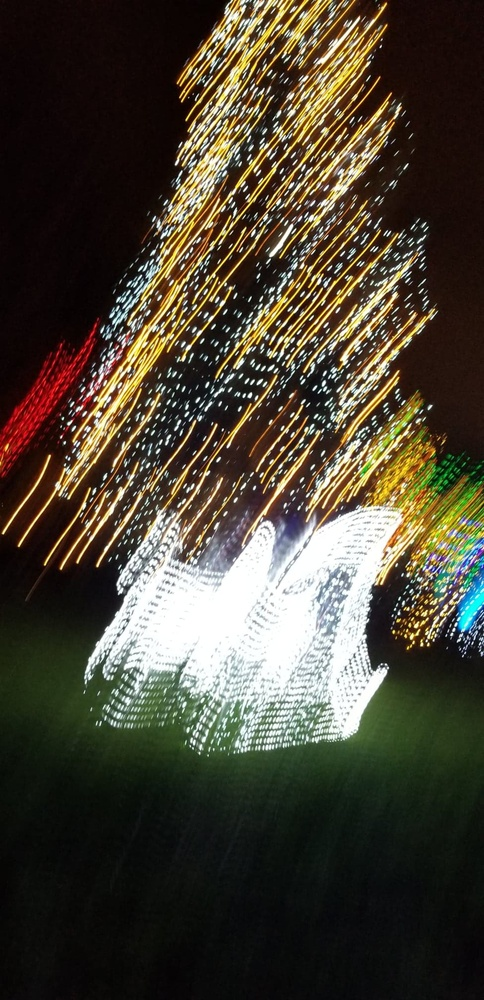
%> input picture Motion Photos/blur.jpg, 484 x 1000 px, shrunk from 976 x 2016 before the run
$ octave blurCompensator.m   (GNU Octave 9; MATLAB toolbox functions it lacks are replaced by stand-ins)
%> lines starting %> are read from the running program, lines starting %| are printed output that depends on the picture; in (x1, y1, x2, y2) boxes, pixels count from 0 and x2, y2 are one past the last pixel; in counts of white or black regions, pixels touching at a corner belong together; the program's own positions count from 1
%% Anna Fellin
% Using RAFEEF GARBI - ELEC 421 - DIGITAL SIGNAL PROCESSING - 2018 Matlab
% as base
% Hough/Line detection: https://www.mathworks.com/help/images/hough-transform.html
close all; clear all; clc;

addpath 'C:\Users\Anna\Documents\UBC Classes\Personal Projects\Motion Photos';

%% Mathematical Model of the Motion Blur
mn=0; st=0.0;% 0.0 0.001 0.1  %noise level

USE_PSEUDO=0; % use psuedo filter
USE_WIENER=1; % use wiener filter
NSR = 0.1;

%parameter T (observation time) and motion rate
%guess for now: todo later, adjust

%reading Image
figure; imagesc(imread('blur.jpg')); axis image;
RGB=im2double(imread('blur.jpg'));
I = rgb2gray(RGB);
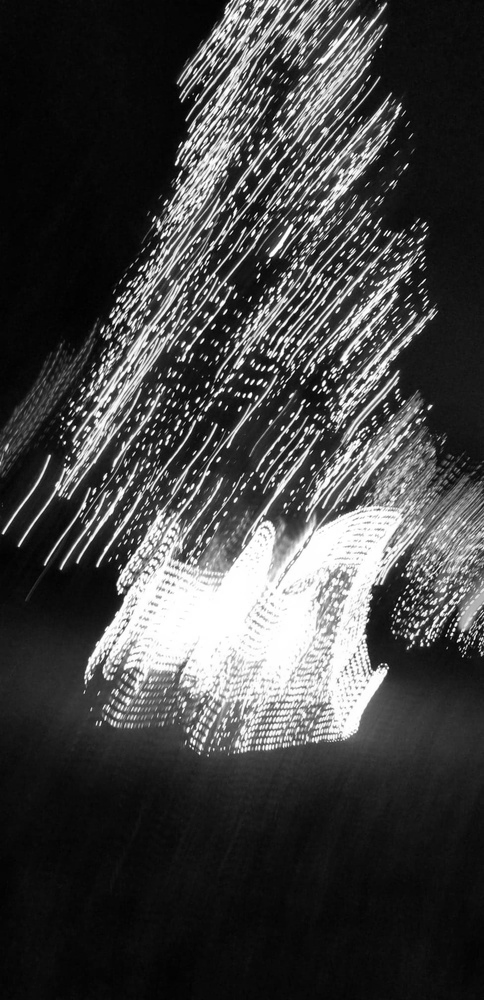
%> I: size 1000x484 double; min 0.00117, max 1, mean 0.265

% Use Hough Function to detect lines
BW = edge(I);
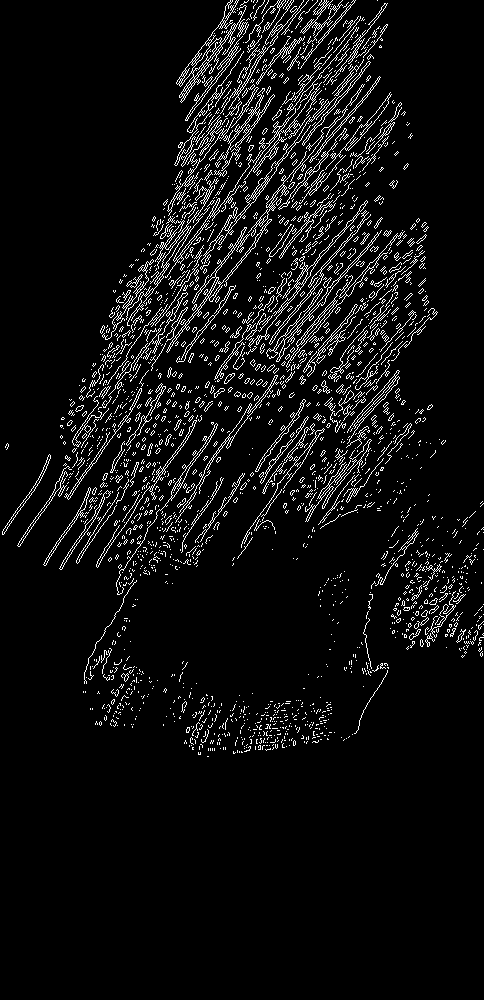
%> BW: size 1000x484 logical; 6% white in thin lines or dots, all inside (x1, y1, x2, y2) = (2, 0, 484, 757)
[H,theta,rho] = hough(BW);
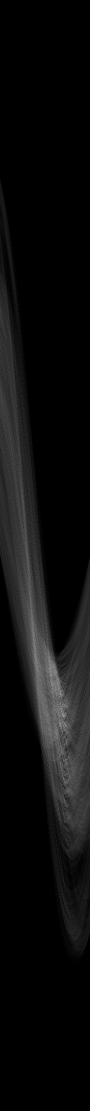
%> H: size 2221x180 double (shown at 1/2 size); min 0, max 185, mean 13.1
%> theta = 180 values from -90 to 89; rho = 2221 values from -1110 to 1110
P = houghpeaks(H,5,'threshold',ceil(0.3*max(H(:))));
%> P = [1430 125; 1389 122; 1451 128; 1451 131; 1351 102]
lines = houghlines(BW,theta,rho,P,'FillGap',15,'MinLength',7);
%> lines = 32 lines; longest, point1 to point2 (x, y): (138, 312) to (250, 127), (131, 588) to (173, 376), (271, 207) to (370, 76), (215, 157) to (245, 6), (62, 439) to (130, 326), (76, 440) to (161, 340)

figure, imshow(I), hold on
max_len = 0;
for k = 1:length(lines)
   xy = [lines(k).point1; lines(k).point2];
   plot(xy(:,1),xy(:,2),'LineWidth',2,'Color','green');

   % Plot beginnings and ends of lines
   plot(xy(1,1),xy(1,2),'x','LineWidth',2,'Color','yellow');
   plot(xy(2,1),xy(2,2),'x','LineWidth',2,'Color','red');

   % Determine the endpoints of the longest line segment
   len = norm(lines(k).point1 - lines(k).point2);
   if ( len > max_len)
      max_len = len;
      xy_long = xy;
   end
end
%> this loop made 32 passes
%> (len, max_len, xy_long) on passes 1, 10, 11: (124.5, 124.5, [18 546; 88 443]), (131.9, 131.9, [62 439; 130 326]), (216.3, 216.3, [138 312; 250 127])
%> (xy, len) on passes 2 to 7: ([144 359; 188 295], 77.67), ([198 280; 210 262], 21.63), ([218 249; 276 164], 102.9), ([285 150; 313 109], 49.65), ([326 89; 339 71], 22.2), ([351 53; 372 22], 37.44)
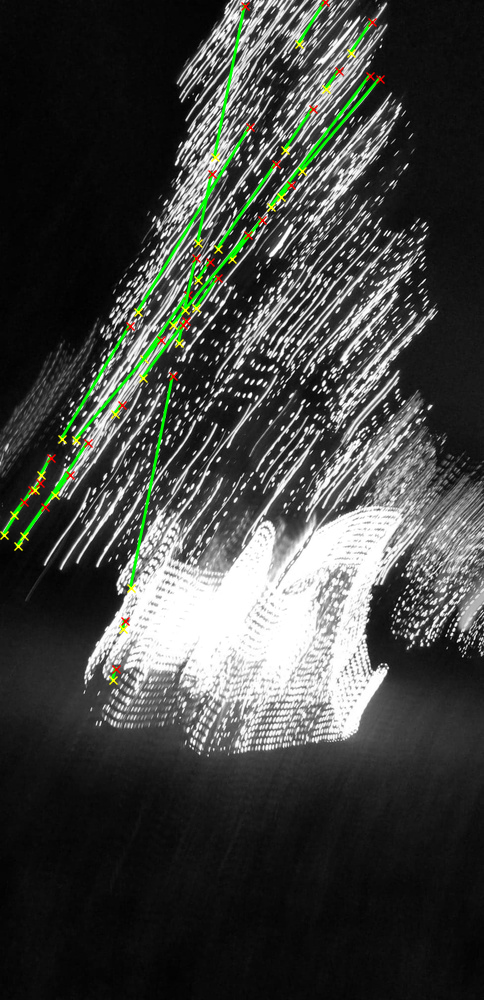
%> figure redrawn from the program's plot data

% take longest line
dX = xy_long(2,1) - xy_long(1,1);
%> dX = 112
dY = xy_long(2,2) - xy_long(1,2);
%> dY = -185

T=0.5;
ax = -dX; ay = dY;
%> after `ax = -dX`: ax = -112
%> after `ay = dY`: ay = -185

%%
%generating frequencies for the blurring model
u=linspace(-0.5,0.5,size(I,2));
%> u = 484 values from -0.5 to 0.5
v=linspace(-0.5,0.5,size(I,1));
%> v = 1000 values from -0.5 to 0.5

[U,V]=meshgrid(u,v);

H=(T./(pi*(U*ax + V*ay))).*sin(pi*(U*ax + V*ay)).*exp(-1i*pi*(U*ax + V*ay)); %Blurring in X and Y direction
figure; imagesc(abs(H)); title('Frequency Spectrum of the Filter');
%> after `title('Frequency Spectrum of the Filter')`:
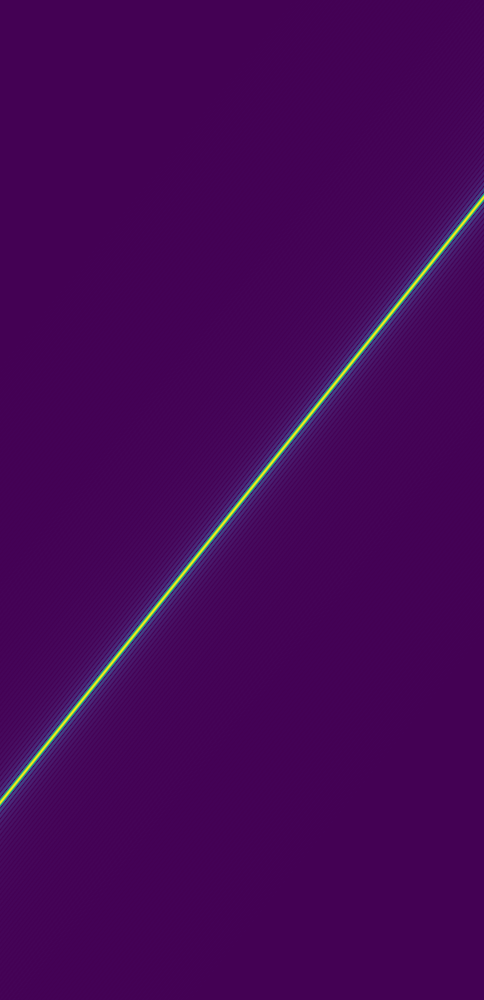
%> displayed picture: size 1000x484x3, on the screen's scale of 0 to 255; mean R, G, B 68.9, 5.4, 87

%% Applying Inverse Filter
% filtering in f domain
I_f=fft2(I);
I_motion_f=fftshift(I_f);

% figure; imagesc(real(I_motion_f)); axis image; title('Freq of Image');

%% Reconstruction
InvFilt = 1./H;

if USE_WIENER
    InvFilt = abs(H).^2./(H.*(abs(H).^2 + NSR));
end

if USE_PSEUDO
    threshold = 0.025;
    InvFilt(abs(H)<threshold)=0;
end

I_recon_fn=I_motion_f.*InvFilt;
I_recon=ifft2(ifftshift(I_recon_fn));

figure;
subplot(121), imagesc(I); colormap(gray); title('Original Image');
subplot(122); imagesc(abs(I_recon)); colormap(gray); title('Reconstruction')
%> after `title('Reconstruction')`:
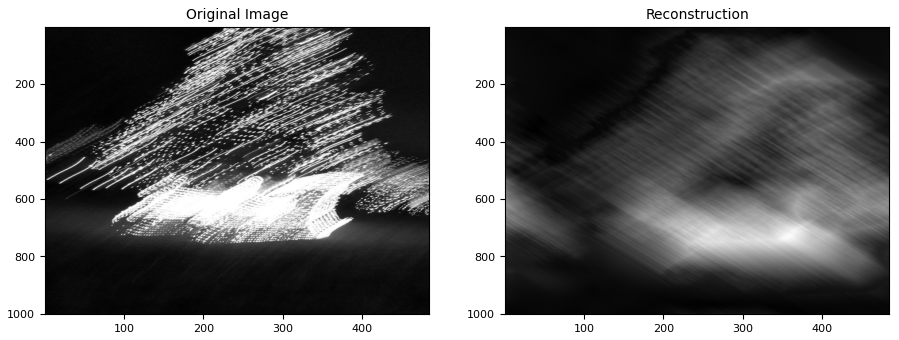
%> figure redrawn from the program's plot data, 2 panels

%% Lets sharpen it back up with laplacian
mask = [0 -1 0; -1 5 -1; 0 -1 0];
figure;
imagesc(conv2(abs(I_recon),mask)); title('Sharper'); colormap(gray); axis image;
%> after `axis image`:
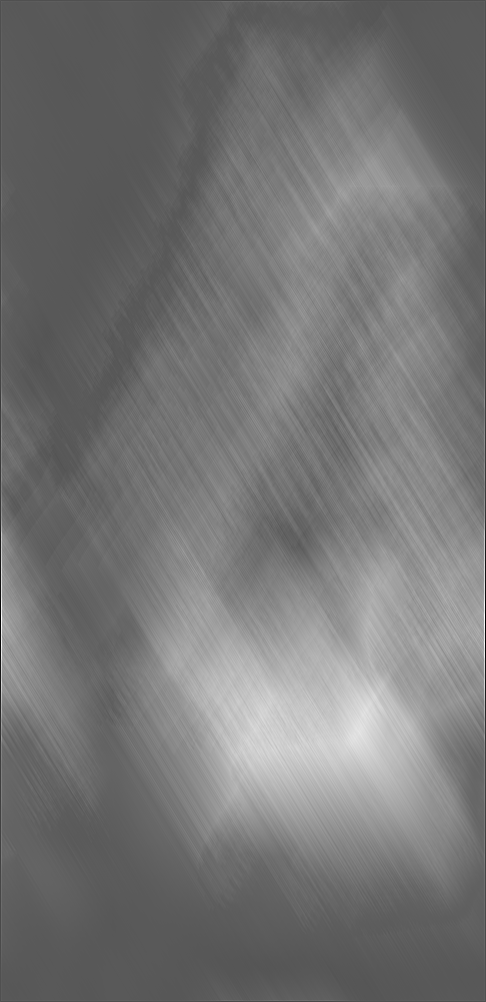
%> displayed picture: size 1002x486x3, on the screen's scale of 0 to 255; min 0, max 255, mean 116.8
